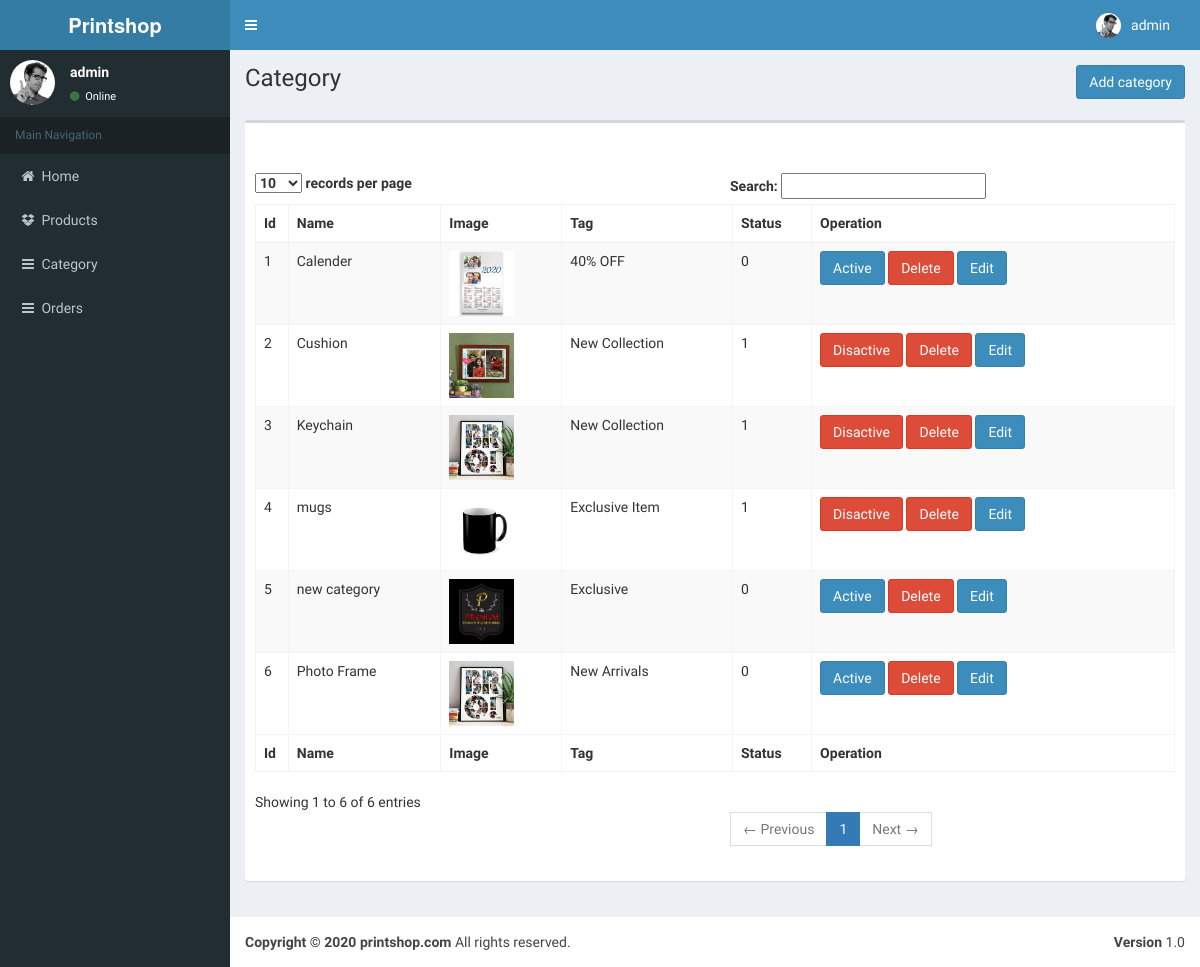
The page /admin/category.php (signed in) on the database as committed earlier.
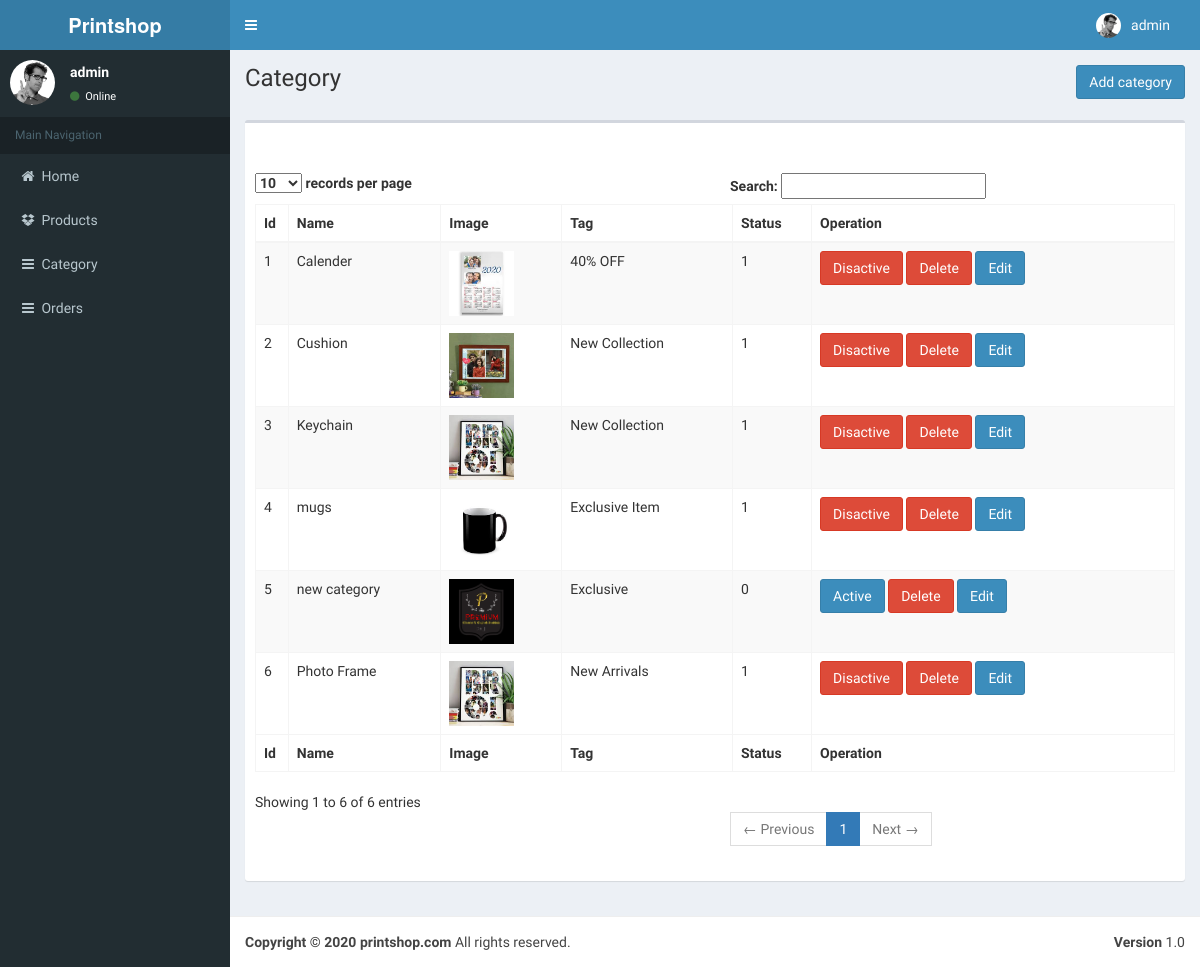
The same page on the database as committed later.
### tables this page shows
CREATE TABLE `category` (
  `id` int(11) NOT NULL,
  `name` varchar(255) NOT NULL,
  `image` varchar(255) NOT NULL,
  `off` int(10) NOT NULL,
  `tag` text NOT NULL,
  `status` enum('1','0') NOT NULL,
  `created` timestamp NOT NULL DEFAULT current_timestamp()
);

### admin/category.php (the view, shortened to what this page needs)
<?php include('header.inc.php');
      include('side.inc.php');
?>
      <div class="content-wrapper">
        <section class="content-header mb-3">
          <h1 class="pull-left">
            Category
          </h1>
          <a href="addcategory.php?action=add"><button class="btn btn-primary pull-right " style="margin-bottom:10px">Add category</button></a>
        </section>
        <section class="content mt-4">
          <div class="row">
            <div class="col-xs-12">
              <div class="box">
                <div class="box-header">
                </div>
                <div class="box-body">
                  <table id="example1" class="table table-bordered table-striped">
                    <thead>
                      <tr>
                        <th>Id</th>
                        <th>Name</th>
                        <th>Image</th>
                        <th>Tag</th>
                        <th>Status</th>
                        <th>Operation</th>
                      </tr>
                    </thead>
                    <tbody>
                     <?php $q = "SELECT * FROM `category` ORDER BY name ASC";
                        $res = mysqli_query($conn, $q);
                        $uid = 1;
                        while($row = mysqli_fetch_assoc($res)){ ?>
                                 <tr>
                                <td><?php echo $uid;  ?></td>
                                <td><?php echo $row['name'] ?></td>
                                <td><?php
                                    $image = isset($row['image'])?$row['image']:'';
                                    if($image!=''){ ?>
                                            <img src="../media/category/<?php echo $image?>" alt="image" width="65px" height="65px">
                                   <?php }else{echo 'Null'; }
                                 ?></td>
                                <td><?php echo $row['tag'] ?></td>
                                <td><?php echo $row['status'] ?></td>
                                <td><?php
                                    if($row['status']=='1'){ ?>
                                        <a href="category.php?type=change&option=diactive&id=<?php echo $row['id'];?>"><button class="btn btn-danger">Disactive</button></a>
                                <?php }else{ ?>
                                    <a href="category.php?type=change&option=active&id=<?php echo $row['id'];?>"><button class="btn btn-primary">Active</button></a>
                                <?php } ?>
                                <a onClick=" return confirm('are you sure ?');" href="category.php?type=delete&id=<?php echo $row['id'];?>"><button class="btn btn-danger">Delete</button></a>
                                <a  href="addcategory.php?action=update&id=<?php echo $row['id'];?>"><button class="btn btn-primary">Edit</button></a>
                            </td>
                            </tr>
                    <?php $uid++; } ?>
                    </tbody>
                    <tfoot>
                      <tr>
                        <th>Id</th>
                        <th>Name</th>
                        <th>Image</th>
                        <th>Tag</th>
                        <th>Status</th>
                        <th>Operation</th>
                      </tr>
                    </tfoot>
                  </table>
                </div>
              </div>
            </div>
          </div>
        </section>
      </div>
<footer class="main-footer">
        <div class="pull-right hidden-xs">
          <b>Version</b> 1.0
        </div>
        <strong>Copyright &copy; 2020 printshop.com</strong> All rights reserved.
      </footer>
    </div>
  </body>
</html>

### admin/header.inc.php (shortened to what this page needs)
<!DOCTYPE html>
<html>
  <head>
    <link href="bootstrap/css/bootstrap.min.css" rel="stylesheet" type="text/css" />
    <link href="https://maxcdn.bootstrapcdn.com/font-awesome/4.3.0/css/font-awesome.min.css" rel="stylesheet" type="text/css" />
    <link href="http://code.ionicframework.com/ionicons/2.0.0/css/ionicons.min.css" rel="stylesheet" type="text/css" />
    <link href="dist/css/AdminLTE.min.css" rel="stylesheet" type="text/css" />
    <link href="dist/css/skins/_all-skins.min.css" rel="stylesheet" type="text/css" />
    <link href="plugins/iCheck/flat/blue.css" rel="stylesheet" type="text/css" />
    <link href="plugins/morris/morris.css" rel="stylesheet" type="text/css" />
    <link href="plugins/jvectormap/jquery-jvectormap-1.2.2.css" rel="stylesheet" type="text/css" />
    <link href="plugins/datepicker/datepicker3.css" rel="stylesheet" type="text/css" />
    <link href="plugins/daterangepicker/daterangepicker-bs3.css" rel="stylesheet" type="text/css" />
    <link href="plugins/bootstrap-wysihtml5/bootstrap3-wysihtml5.min.css" rel="stylesheet" type="text/css" />
  </head>
  <body class="skin-blue">
    <div class="wrapper">
      <header class="main-header">
        <a href="index2.html" class="logo"><b>Printshop</b></a>
        <nav class="navbar navbar-static-top" role="navigation">
          <a href="#" class="sidebar-toggle" data-toggle="offcanvas" role="button">
          </a>
          <div class="navbar-custom-menu">
            <ul class="nav navbar-nav">
              <li class="dropdown user user-menu">
                <a href="#" class="dropdown-toggle" data-toggle="dropdown">
                  <img src="dist/img/user2-160x160.jpg" class="user-image" alt="User Image"/>
                  <span class="hidden-xs"><?php echo $_SESSION['login']['username']?></span>
                </a>
              </li>
            </ul>
          </div>
        </nav>
      </header>

### admin/side.inc.php
<aside class="main-sidebar">
        <section class="sidebar">
          <div class="user-panel">
            <div class="pull-left image">
              <img src="dist/img/user2-160x160.jpg" class="img-circle" alt="User Image" />
            </div>
            <div class="pull-left info">
              <p><?php echo $_SESSION['login']['username']?></p>
              <a href="#"><i class="fa fa-circle text-success"></i> Online</a>
            </div>
          </div>
          <ul class="sidebar-menu">
            <li class="header">Main Navigation</li>
            <li class=" treeview">
            <li class=""><a href="index.php"><i class="fa fa-fw fa-home"></i></i> Home</a></li>
            </li>
            <li><a href="product.php"><i class="fa fa-fw fa-dropbox"></i> Products</a></li>
            <li><a href="category.php"><i class="fa fa-fw fa-bars"></i> Category</a></li>
            <li><a href="order.php"><i class="fa fa-fw fa-bars"></i> Orders</a></li>
          </ul>
        </section>
      </aside>

Rows that differ between the two databases and show on the page:
changed category "Calender": status "0" → "1"; status "Active" → "Disactive"
changed category "Photo Frame": status "0" → "1"; status "Active" → "Disactive"
